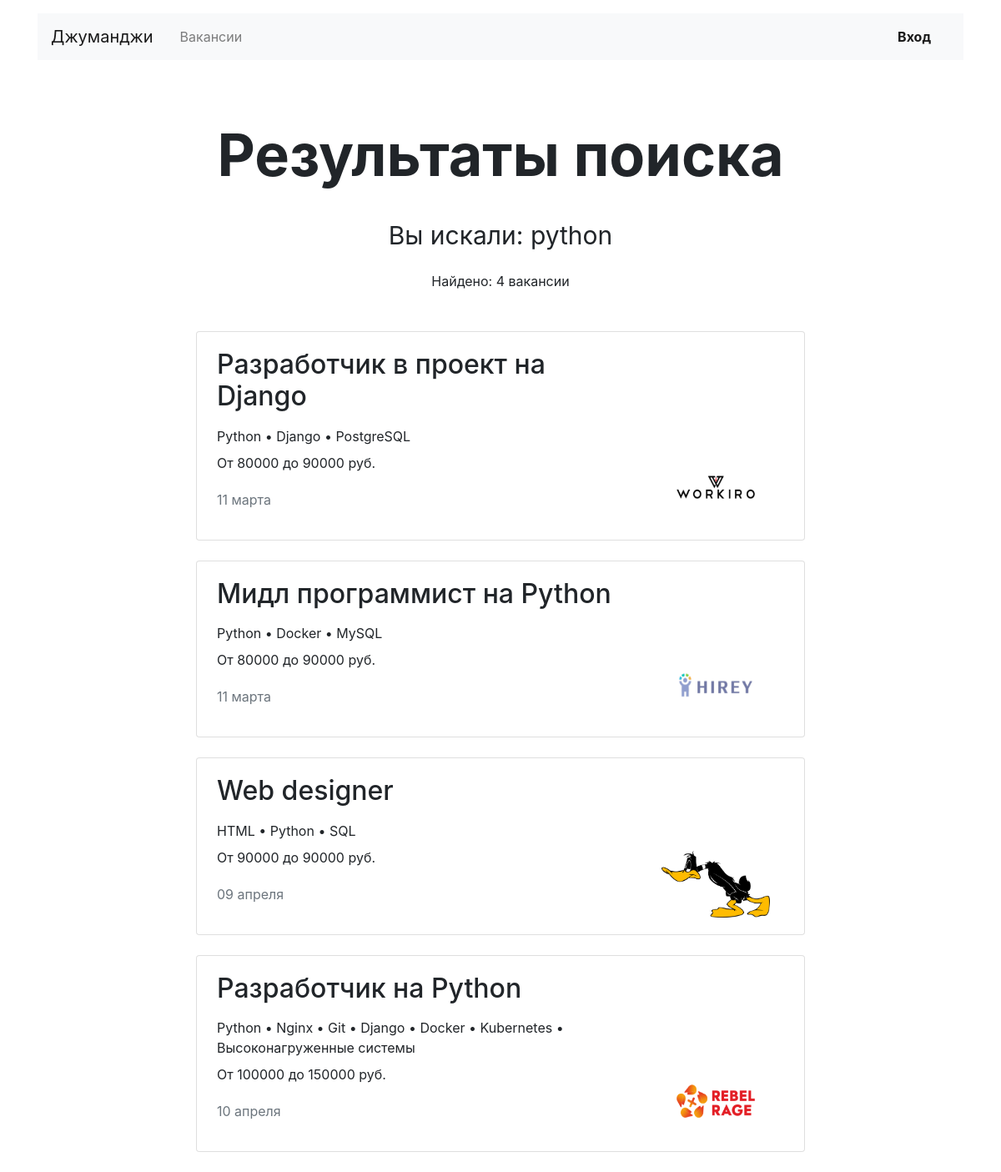
Page /search/?keyword=python on the committed database.
### main/models.py (models this page shows, shortened)
class Vacancy(models.Model):
    title = models.CharField(max_length=120)
    specialty = models.ForeignKey(Specialty, on_delete=models.CASCADE, related_name='vacancies')
    company = models.ForeignKey(Company, on_delete=models.CASCADE, related_name='companies')
    skills = models.TextField()
    description = HTMLField()
    salary_min = models.PositiveIntegerField()
    salary_max = models.PositiveIntegerField()
    published_at = models.DateField(default=date.today)

class Company(models.Model):
    name = models.CharField(max_length=120)
    location = models.CharField(max_length=120)
    logo = models.ImageField(default="https://place-hold.it/100x60", upload_to=MEDIA_COMPANY_IMAGE_DIR)
    description = HTMLField()
    employee_count = models.PositiveIntegerField()
    owner = models.OneToOneField(User, on_delete=models.CASCADE, blank=True, related_name='my_company', null=True)

### main/views/main.py (the view)
# urls.py: path('search/', mv.VacancySearchView.as_view(), name='vacancy_search'),
class VacancySearchView(ListView):
    template_name = 'main/search_results.html'
    context_object_name = 'vacancies'
    def get_queryset(self):
        query = self.request.GET.get('keyword')
        return Vacancy.objects.filter(
            Q(title__icontains=query) |
            Q(description__icontains=query) |
            Q(skills__icontains=query) |
            Q(specialty__code__icontains=query) |
            Q(specialty__title__icontains=query),
        )

### main/templatetags/my_tags.py (called while the page is built)
@register.filter()
def custom_sep(string, separator='+'):
    for_separator_list = [word.lstrip() for word in string.split(',')]
    return separator.join(for_separator_list)

@register.filter()
def ru_pluralize(number: Union[int, str], args: str = 'тур,тура,туров'):
    nom_sing, gen_sing, gen_plur = args.split(',')
    number = abs(int(number))
    if 10 <= number % 100 <= 20:
        return f'{number} {gen_plur}'
    if number % 10 == 1:
        return f'{number} {nom_sing}'
    if 2 <= number % 10 <= 4:
        return f'{number} {gen_sing}'
    return f'{number} {gen_plur}'

### main/templates/main/search_results.html (shortened to what this page needs)
{% extends 'main/base/base.html' %}
{% load my_tags %}
{% block content %}
<main class="container mt-3">
    <section>
      <h1 class="h1 text-center mx-auto mt-4 pt-5" style="font-size: 70px;"><strong>Результаты поиска</strong></h1>
      <p class="text-center mx-auto mt-3 pt-3" style="font-size: 30px;">Вы искали: {{request.GET.keyword}}</p>
      {% if vacancies.count == 0 %}
      <div class="container text-center mt-3">
      <p class="text-center pt-1"> Вакансии по Вашему запросу не найдены </p>
      <a href="{{request.META.HTTP_REFERER}}" class="btn btn-warning">Вернуться</a>
      </div>
      {% else %}
      <p class="text-center pt-1"> Найдено: {{vacancies.count|ru_pluralize:'вакансия,вакансии,вакансий'}} </p>
      {% endif %}
      <div class="row mt-5">
        <div class="col-12 col-lg-8 offset-lg-2 m-auto">
          {% for vacancy in vacancies %}
          <div class="card mb-4">
            <div class="card-body px-4">
              <div class="row">
                <div class="col-12 col-md-8 col-lg-9">
                  <h2 class="h2 pb-2">{{vacancy.title}}</h2>
                  <p class="mb-2">{{vacancy.skills|custom_sep:' • '}}</p>
                  <p>От {{vacancy.salary_min}} до {{vacancy.salary_max}} руб.</p>
                  <p class="text-muted pt-1">{{vacancy.published_at|date:'d E'}}</p>
                </div>
                <div class="col-12 col-md-4 col-lg-3 d-flex align-items-end">
                  <a href="{% url 'vacancy' vacancy.id %}"><img src="{{ vacancy.company.logo.url }}" width="130" height="80" alt=""></a>
                </div>
              </div>
            </div>
          </div>
          {% endfor %}
        </div>
      </div>
    </section>
</main>
{% endblock %}

### rows in the picture
Vacancy: title "Разработчик в проект на Django", skills|custom_sep "Python • Django • PostgreSQL", salary_min "80000", salary_max "90000", published_at "11 марта", company.logo (picture)
Vacancy: title "Мидл программист на Python", skills|custom_sep "Python • Docker • MySQL", salary_min "80000", salary_max "90000", published_at "11 марта", company.logo (picture)
Vacancy: title "Web designer", skills|custom_sep "HTML • Python • SQL", salary_min "90000", salary_max "90000", published_at "09 апреля", company.logo (picture)
Vacancy: title "Разработчик на Python", skills|custom_sep "Python • Nginx • Git • Django • Docker • Kubernetes • Высоконагруженные системы", salary_min "100000", salary_max "150000", published_at "10 апреля", company.logo (picture)

### other values in the picture
{{ request.GET.keyword }} "python"
{{ vacancies.count|ru_pluralize:'вакансия,вакансии,вакансий' }} "4 вакансии"
